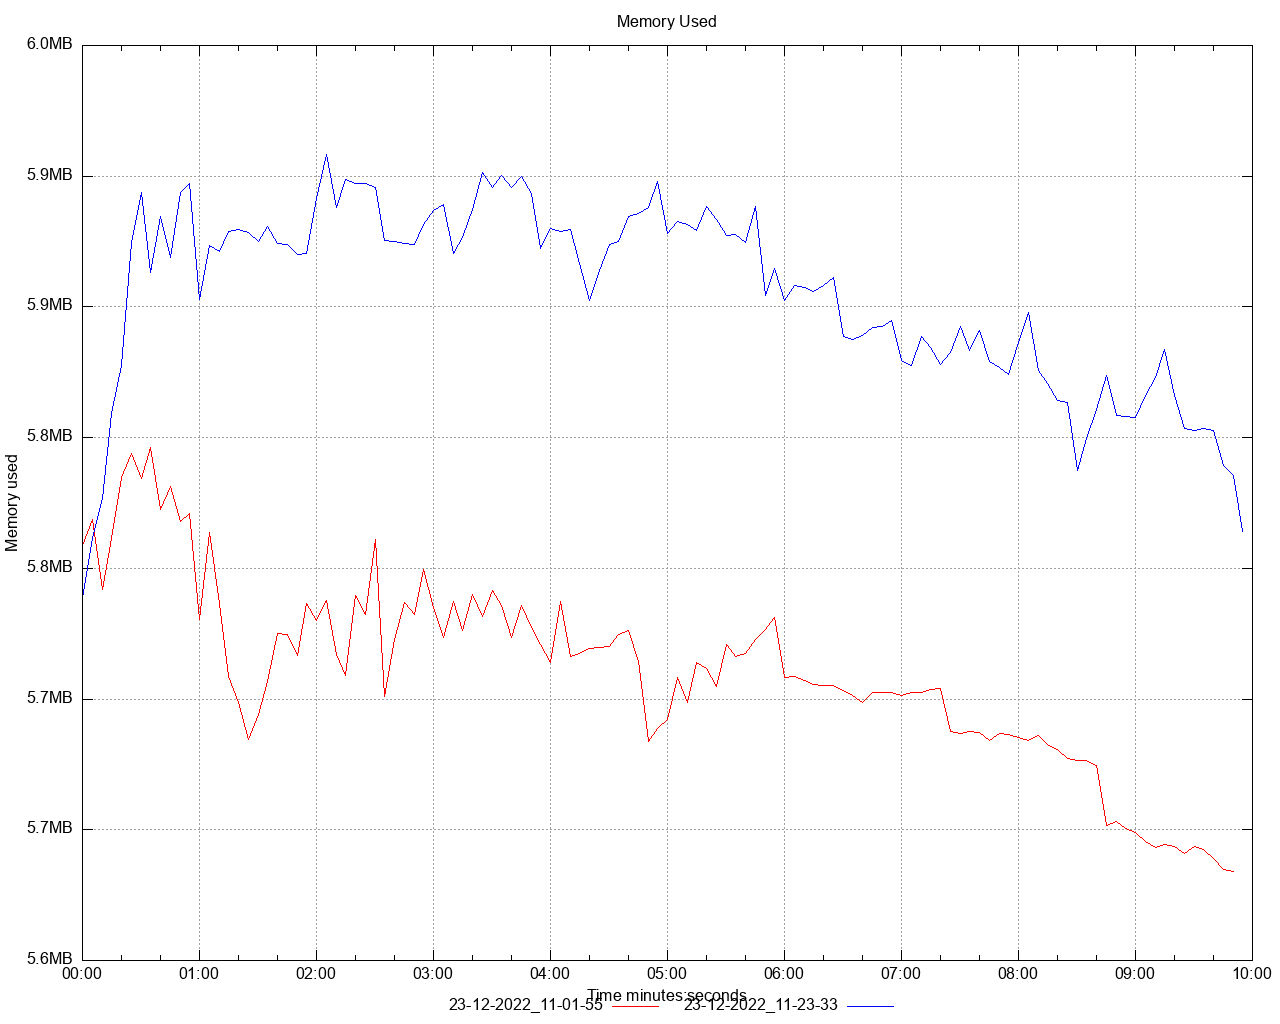

Source code (gnuplot):
set title 'Memory Used' noenhanced
set style data lines
set datafile separator ","
set terminal png size 1280,1024
set grid
set key below
set xdata time
set timefmt "%s"
offset = 0
t0(x)=(offset=($0==0) ? x : offset, x - offset)
set xlabel 'Time minutes:seconds'
set ylabel 'Memory used'
set format y '%.1s%cB'
set output '/Users/ahmet.mircik/Workspace/python/hazelcast-simulator/offload-benchmarks/report/dstat/memory_used_A4.png'
plot \
   '/Users/ahmet.mircik/Workspace/python/hazelcast-simulator/offload-benchmarks/report/data/memory_used_A4_1.data' using (t0(timecolumn(1))):2 title "23-12-2022_11-01-55" noenhanced lt rgb "red", \
   '/Users/ahmet.mircik/Workspace/python/hazelcast-simulator/offload-benchmarks/report/data/memory_used_A4_2.data' using (t0(timecolumn(1))):2 title "23-12-2022_11-23-33" noenhanced lt rgb "blue", \
